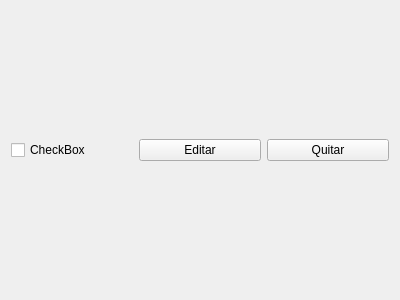
<?xml version="1.0" encoding="UTF-8"?>
<ui version="4.0">
 <class>Task</class>
 <widget class="QWidget" name="Task">
  <property name="geometry">
   <rect>
    <x>0</x>
    <y>0</y>
    <width>400</width>
    <height>300</height>
   </rect>
  </property>
  <property name="windowTitle">
   <string>Form</string>
  </property>
  <layout class="QHBoxLayout" name="horizontalLayout">
   <item>
    <widget class="QCheckBox" name="checkbox">
     <property name="text">
      <string>CheckBox</string>
     </property>
    </widget>
   </item>
   <item>
    <widget class="QPushButton" name="editButton">
     <property name="text">
      <string>Editar</string>
     </property>
    </widget>
   </item>
   <item>
    <widget class="QPushButton" name="removeButton">
     <property name="text">
      <string>Quitar</string>
     </property>
    </widget>
   </item>
  </layout>
 </widget>
 <resources/>
 <connections/>
</ui>
